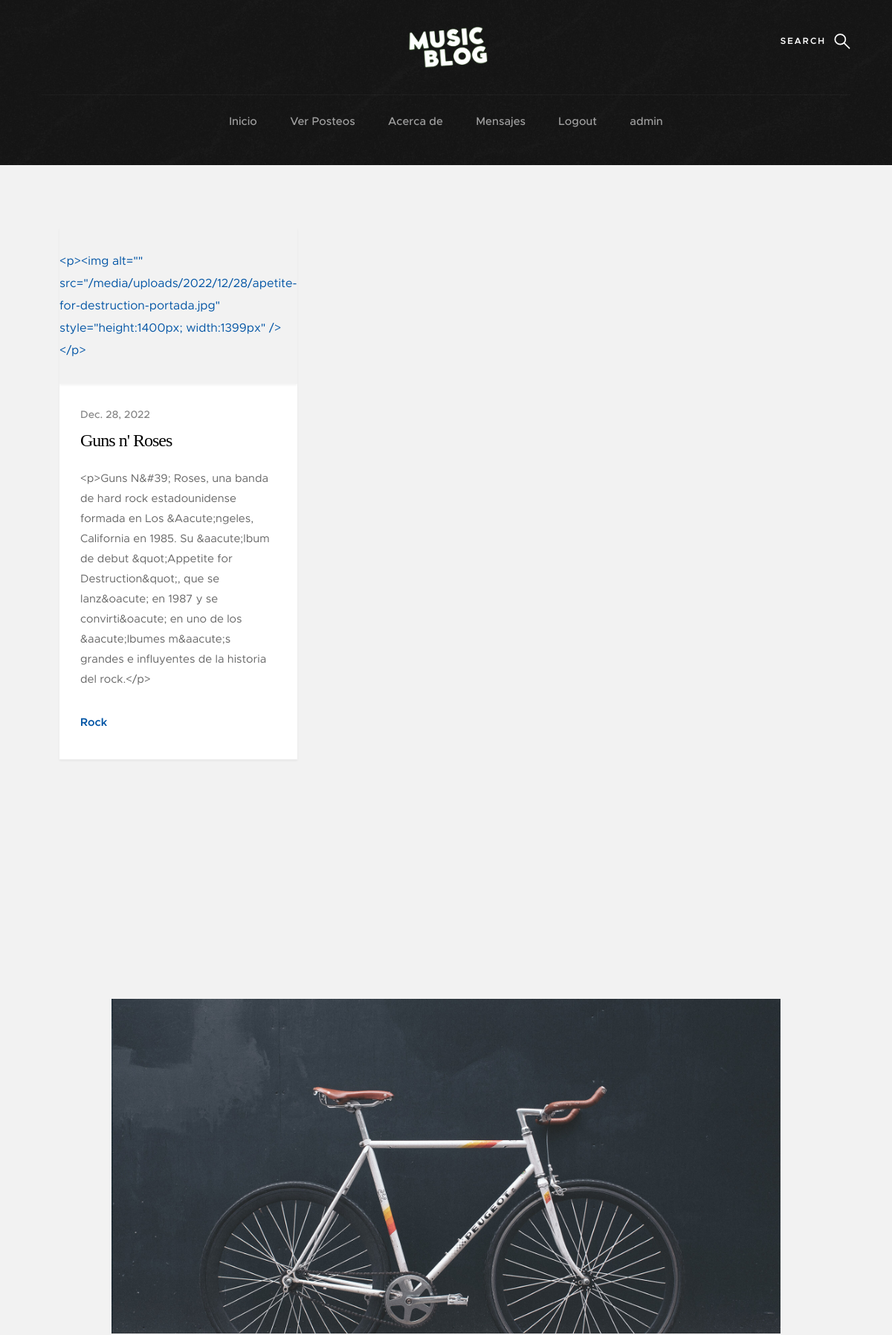
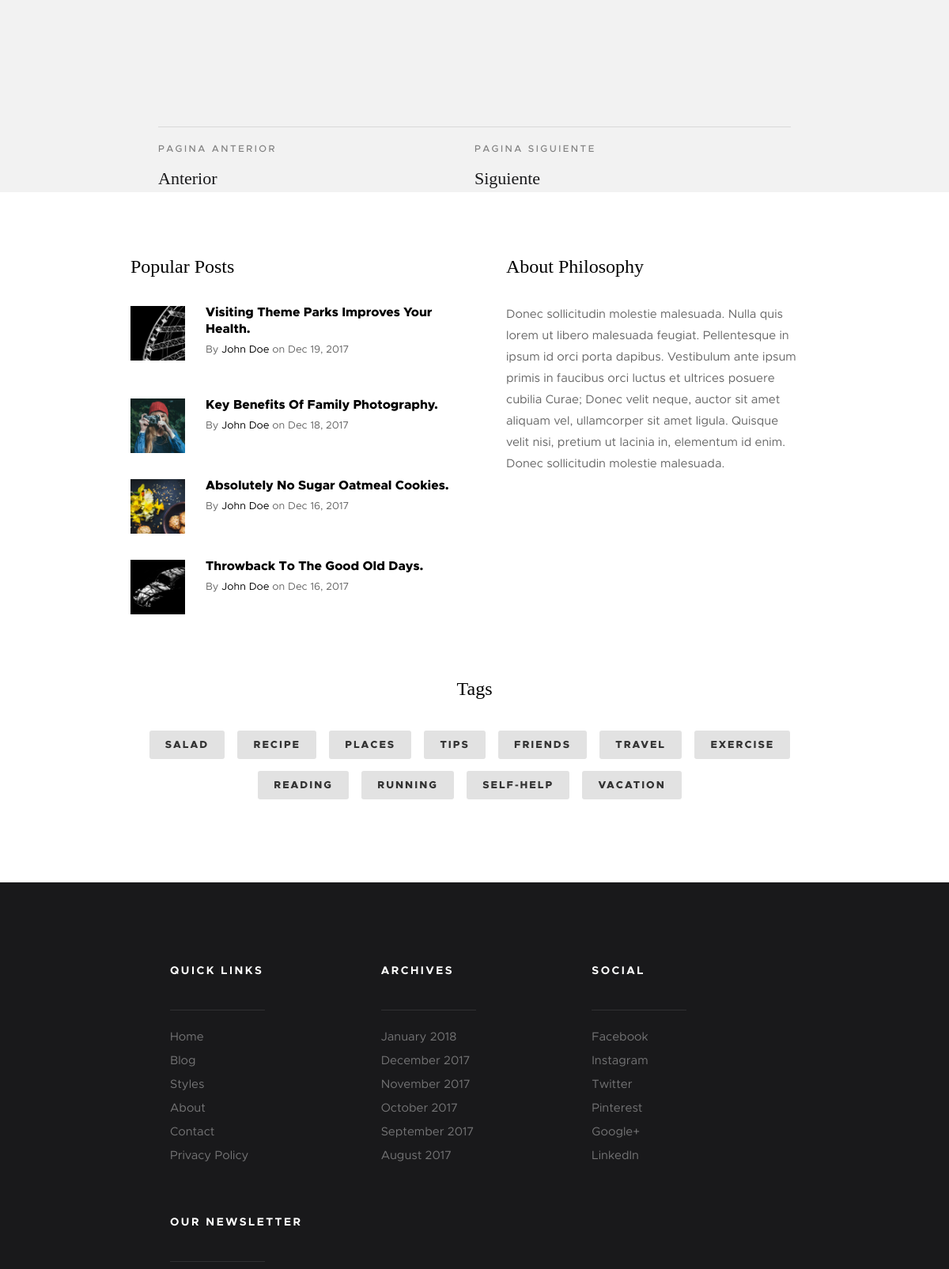
The page /posts/ (signed in, upper part) on the database its author committed (2 pictures, top to bottom).
### Posts/models.py (models this page shows, shortened)
class Post(models.Model):
    title = models.CharField(max_length=150, null = True)
    description = RichTextUploadingField(null = True, config_name='description')
    body = RichTextUploadingField(null = True, config_name='default')
    author = models.ForeignKey(User, on_delete=models.CASCADE, null = True)
    date = models.DateTimeField(auto_now_add=True)
    images = RichTextUploadingField(null = True, config_name='image')
    category = models.CharField(max_length=50, null=True)

### Posts/views.py (the view)
# urls.py: path('posts/', view_posts, name='view_posts'),
def view_posts(request):
    posts = Post.objects.all()
    context = {
    'posts':posts
    }
    return render(request, 'all_posts.html', context)

### templates/all_posts.html (shortened to what this page needs)
{% extends 'padre.html' %}
{% load static %}
    {% block padre %}
    <section class="s-content">
        <div class="row masonry-wrap">
            <div class="masonry">
                {% for post in posts %}
                <article class="masonry__brick entry format-standard" data-aos="fade-up">
                    <div class="entry__thumb">
                        <a class="entry__thumb-link">
                            <p>{{ post.images }}</p>
                        </a>
                    </div>
                    <div class="entry__text">
                        <div class="entry__header">
                            <div class="entry__date">
                                <a href="single-standard.html">{{ post.date.date }}</a>
                            </div>
                            <h1 class="entry__title"><a href="/post/{{ post.id }}">{{ post.title }}</a></h1>
                        </div>
                        <div class="entry__excerpt">
                            <p>
                                {{ post.description }}
                            </p>
                        </div>
                        <div class="entry__meta">
                            <span class="entry__meta-links">
                                {% if post.category %}
                                <a href="category.html">{{ post.category }}</a>
                                {% endif %}
                            </span>
                        </div>
                    </div>
                </article>
                {% endfor %}
                </div>
            </div>
    </section>
    <section class="s-content s-content--narrow s-content--no-padding-bottom">
        <article class="row format-standard">
            <div class="s-content__header col-full">
                <ul class="s-content__header-meta">
                </ul>
            </div>
            <div class="s-content__media col-full">
                <div class="s-content__post-thumb">
                    <img src="{% static 'images/thumbs/single/standard/standard-1000.jpg' %}"
                         srcset="images/thumbs/single/standard/standard-2000.jpg 2000w,
                                 images/thumbs/single/standard/standard-1000.jpg 1000w,
                                 images/thumbs/single/standard/standard-500.jpg 500w"
                         sizes="(max-width: 2000px) 100vw, 2000px" alt="" >
                </div>
            </div>
            <div class="col-full s-content__main">
                <div class="s-content__pagenav">
                    <div class="s-content__nav">
                        <div class="s-content__prev">
                            <a href="#0" rel="prev">
                                <span>Pagina anterior</span>
                                Anterior
                            </a>
                        </div>
                        <div class="s-content__next">
                            <a href="#0" rel="next">
                                <span>Pagina siguiente</span>
                                Siguiente
                            </a>
                        </div>
                    </div>
                </div>
            </div>
        </article>
    </section>
    <section class="s-extra">
        <div class="row top">
            <div class="col-eight md-six tab-full popular">
                <h3>Popular Posts</h3>
                <div class="block-1-2 block-m-full popular__posts">
                    <article class="col-block popular__post">
                        <a href="#0" class="popular__thumb">
                            <img src="{% static 'images/thumbs/small/wheel-150.jpg' %}" alt="">
                        </a>
                        <h5><a href="#0">Visiting Theme Parks Improves Your Health.</a></h5>
                        <section class="popular__meta">
                                <span class="popular__author"><span>By</span> <a href="#0"> John Doe</a></span>
                            <span class="popular__date"><span>on</span> <time datetime="2017-12-19">Dec 19, 2017</time></span>
                        </section>
                    </article>
                    <article class="col-block popular__post">
                        <a href="#0" class="popular__thumb">
                            <img src="{% static 'images/thumbs/small/shutterbug-150.jpg' %}" alt="">
                        </a>
                        <h5><a href="#0">Key Benefits Of Family Photography.</a></h5>
                        <section class="popular__meta">
                            <span class="popular__author"><span>By</span> <a href="#0"> John Doe</a></span>
                            <span class="popular__date"><span>on</span> <time datetime="2017-12-18">Dec 18, 2017</time></span>
                        </section>
                    </article>
                    <article class="col-block popular__post">
                        <a href="#0" class="popular__thumb">
                            <img src="{% static 'images/thumbs/small/cookies-150.jpg' %}" alt="">
                        </a>
                        <h5><a href="#0">Absolutely No Sugar Oatmeal Cookies.</a></h5>
                        <section class="popular__meta">
                                <span class="popular__author"><span>By</span> <a href="#0"> John Doe</a></span>
                            <span class="popular__date"><span>on</span> <time datetime="2017-12-16">Dec 16, 2017</time></span>
                        </section>
                    </article>
                    <article class="col-block popular__post">
                        <a href="#0" class="popular__thumb">
                            <img src="{% static 'images/thumbs/small/beetle-150.jpg' %}" alt="">
                        </a>
                        <h5><a href="#0">Throwback To The Good Old Days.</a></h5>
                        <section class="popular__meta">
                            <span class="popular__author"><span>By</span> <a href="#0"> John Doe</a></span>
                            <span class="popular__date"><span>on</span> <time datetime="2017-12-16">Dec 16, 2017</time></span>
                        </section>
                    </article>
                </div>
            </div>
            <div class="col-four md-six tab-full about">
                <h3>About Philosophy</h3>
                <p>
                Donec sollicitudin molestie malesuada. Nulla quis lorem ut libero malesuada feugiat. Pellentesque in ipsum id orci porta dapibus. Vestibulum ante ipsum primis in faucibus orci luctus et ultrices posuere cubilia Curae; Donec velit neque, auctor sit amet aliquam vel, ullamcorper sit amet ligula. Quisque velit nisi, pretium ut lacinia in, elementum id enim. Donec sollicitudin molestie malesuada.
                </p>
                <ul class="about__social">
                    <li>
                        <a href="#0"><i class="fa fa-facebook" aria-hidden="true"></i></a>
                    </li>
                    <li>
                        <a href="#0"><i class="fa fa-twitter" aria-hidden="true"></i></a>
                    </li>
                    <li>
                        <a href="#0"><i class="fa fa-instagram" aria-hidden="true"></i></a>
                    </li>
                    <li>
                        <a href="#0"><i class="fa fa-pinterest" aria-hidden="true"></i></a>
                    </li>
                </ul>
            </div>
        </div>
        <div class="row bottom tags-wrap">
            <div class="col-full tags">
                <h3>Tags</h3>
                <div class="tagcloud">
                    <a href="#0">Salad</a>
                    <a href="#0">Recipe</a>
                    <a href="#0">Places</a>
                    <a href="#0">Tips</a>
                    <a href="#0">Friends</a>
                    <a href="#0">Travel</a>
                    <a href="#0">Exercise</a>
                    <a href="#0">Reading</a>
                    <a href="#0">Running</a>
                    <a href="#0">Self-Help</a>
                    <a href="#0">Vacation</a>
                </div>
            </div>
        </div>
    </section>
    {% endblock %}

### templates/padre.html (shortened to what this page needs)
{% load static %}
<!DOCTYPE html>
<html class="no-js" lang="en">
<head>
    <link rel="stylesheet" href='{% static "css/base.css" %}'>
    <link rel="stylesheet" href='{% static "css/vendor.css" %}'>
    <link rel="stylesheet" href='{% static "css/main.css" %}'>
</head>
<body id="top">
    <section class="s-pageheader s-pageheader--home">
        <header class="header">
            <div class="header__content row">
                <div>
                    <a class="logo" href="index.html">
                        <img src="{% static 'images/logo_2.png' %}" width="400" alt="Homepage">
                    </a>
                </div>
                <ul class="header__social">
                    <li>
                        <a href="#0"><i class="fa fa-facebook" aria-hidden="true"></i></a>
                    </li>
                    <li>
                        <a href="#0"><i class="fa fa-twitter" aria-hidden="true"></i></a>
                    </li>
                    <li>
                        <a href="#0"><i class="fa fa-instagram" aria-hidden="true"></i></a>
                    </li>
                    <li>
                        <a href="#0"><i class="fa fa-pinterest" aria-hidden="true"></i></a>
                    </li>
                </ul>
                <a class="header__search-trigger" href="#0"></a>
                <nav class="header__nav-wrap">
                    <ul class="header__nav">
                        <li class=><a href="{% url 'home' %}" title="">Inicio</a></li>
                        <li class=><a href="{% url 'view_posts' %}" title="">Ver Posteos</a></li>
                        <li class=><a href="" title="">Acerca de</a></li>
                        {% if user.is_authenticated %}
                            <li class=><a href="{% url 'messages' %}"title="">Mensajes</a></li>
                            <li><a href="{% url 'logout' %}" title="">Logout</a></li>
                            <li><a href="{% url 'profile' %}" title="">{{ user.get_username }}</a></li>
                        {% else %}
                            <li><a href="{% url 'login' %}" title="">Login</a></li>
                            <li><a href="{% url 'register' %}" title="">Register</a></li>
                        {% endif %}
                    </ul>
                </nav>
            </div>
        </header>
    </section>
    {% block padre %}
    {% endblock %}
    <footer class="s-footer">
        <div class="s-footer__main">
            <div class="row">
                <div class="col-two md-four mob-full s-footer__sitelinks">
                    <h4>Quick Links</h4>
                    <ul class="s-footer__linklist">
                        <li><a href="#0">Home</a></li>
                        <li><a href="#0">Blog</a></li>
                        <li><a href="#0">Styles</a></li>
                        <li><a href="#0">About</a></li>
                        <li><a href="#0">Contact</a></li>
                        <li><a href="#0">Privacy Policy</a></li>
                    </ul>
                </div>
                <div class="col-two md-four mob-full s-footer__archives">
                    <h4>Archives</h4>
                    <ul class="s-footer__linklist">
                        <li><a href="#0">January 2018</a></li>
                        <li><a href="#0">December 2017</a></li>
                        <li><a href="#0">November 2017</a></li>
                        <li><a href="#0">October 2017</a></li>
                        <li><a href="#0">September 2017</a></li>
                        <li><a href="#0">August 2017</a></li>
                    </ul>
                </div>
                <div class="col-two md-four mob-full s-footer__social">
                    <h4>Social</h4>
                    <ul class="s-footer__linklist">
                        <li><a href="#0">Facebook</a></li>
                        <li><a href="#0">Instagram</a></li>
                        <li><a href="#0">Twitter</a></li>
                        <li><a href="#0">Pinterest</a></li>
                        <li><a href="#0">Google+</a></li>
                        <li><a href="#0">LinkedIn</a></li>
                    </ul>
                </div>
                <div class="col-five md-full end s-footer__subscribe">
                    <h4>Our Newsletter</h4>
                </div>
            </div>
        </div>
    </footer>
</body>
</html>

### static/css/base.css (style rules this page uses)
html { font-family: sans-serif; line-height: 1.15; -ms-text-size-adjust: 100%; -webkit-text-size-adjust: 100%; }
body { margin: 0; }
article, aside, footer, header, nav, section { display: block; }
h1 { font-size: 2em; margin: 0.67em 0; }
a { background-color: transparent; -webkit-text-decoration-skip: objects; }
img { border-style: none; }
html { font-size: 62.5%; box-sizing: border-box; }
*, *::before, *::after { box-sizing: inherit; }
body { font-weight: normal; line-height: 1; word-wrap: break-word; text-rendering: optimizeLegibility; -webkit-overflow-scrolling: touch; -webkit-text-size-adjust: none; }
body, input, button { -moz-osx-font-smoothing: grayscale; -webkit-font-smoothing: antialiased; }
img, video { max-width: 100%; height: auto; }
div, dl, dt, dd, ul, ol, li, h1, h2, h3, h4, h5, h6, pre, form, p, blockquote, th, td { margin: 0; padding: 0; }
h1, h2, h3, h4, h5, h6 { -webkit-font-smoothing: auto; -webkit-font-smoothing: antialiased; -webkit-font-variant-ligatures: common-ligatures; -moz-font-variant-ligatures: common-ligatures; font-variant-ligatures: common-ligatures; text-rendering: optimizeLegibility; }
em, i { font-style: italic; line-height: inherit; }
ol, ul { list-style: none; }
li { display: block; }
a { text-decoration: none; line-height: inherit; }
a img { border: none; }
.row { width: 94%; max-width: 1200px; margin: 0 auto; }
.row:after { content: ""; display: table; clear: both; }
[class*="col-"] { float: left; padding: 0 20px; }
[class*="col-"] + [class*="col-"].end { float: right; }
.col-two, .col-1-6 { width: 16.66667%; }
.col-four, .col-1-3 { width: 33.33333%; }
.col-five { width: 41.66667%; }
.col-eight, .col-2-3 { width: 66.66667%; }
.col-twelve, .col-full { width: 100%; }
@media only screen and (max-width: 1200px) { [class*="col-"] { padding: 0 15px; } }
@media only screen and (max-width: 1200px) { .md-four, .md-1-3 { width: 33.33333%; } }
@media only screen and (max-width: 1200px) { .md-six, .md-1-2 { width: 50%; } }
@media only screen and (max-width: 1200px) { .md-twelve, .md-full { width: 100%; } }
[class*="block-"]:after { content: ""; display: table; clear: both; }
.block-1-2 .col-block { width: 50%; }
.block-1-6 .col-block:nth-child(6n + 1), .block-1-5 .col-block:nth-child(5n + 1), .block-1-4 .col-block:nth-child(4n + 1), .block-1-3 .col-block:nth-child(3n + 1), .block-1-2 .col-block:nth-child(2n + 1) { clear: both; }
@media only screen and (max-width: 1200px) { .block-m-full .col-block { width: 100%; clear: both; } }
@media only screen and (max-width: 1200px) { [class*="block-m-"] .col-block:nth-child(n) { clear: none; } }

### rows shown on the page
Post: images "<p><img alt=\"\" src=\"/media/uploads/2022/12/28/apetite-for-destruction-portada.jpg\" style=\"height:1400px; width:1399px\" /></p>", date "Dec. 28, 2022", title "Guns n' Roses", description "<p>Guns N&#39; Roses, una banda de hard rock estadounidense formada en Los &Aacute;ngeles, California en 1985. Su &aacute;lbum de debut &quot;Appetite for Destruction&quot;, que se lanz&oacute; en 1987 y se convirti&oacute; en uno de los &aacute;lbumes m&aacute;s grandes e influyentes de la historia del rock.</p>", category "Rock"

### other values the page prints
{{ user.get_username }} "admin"
